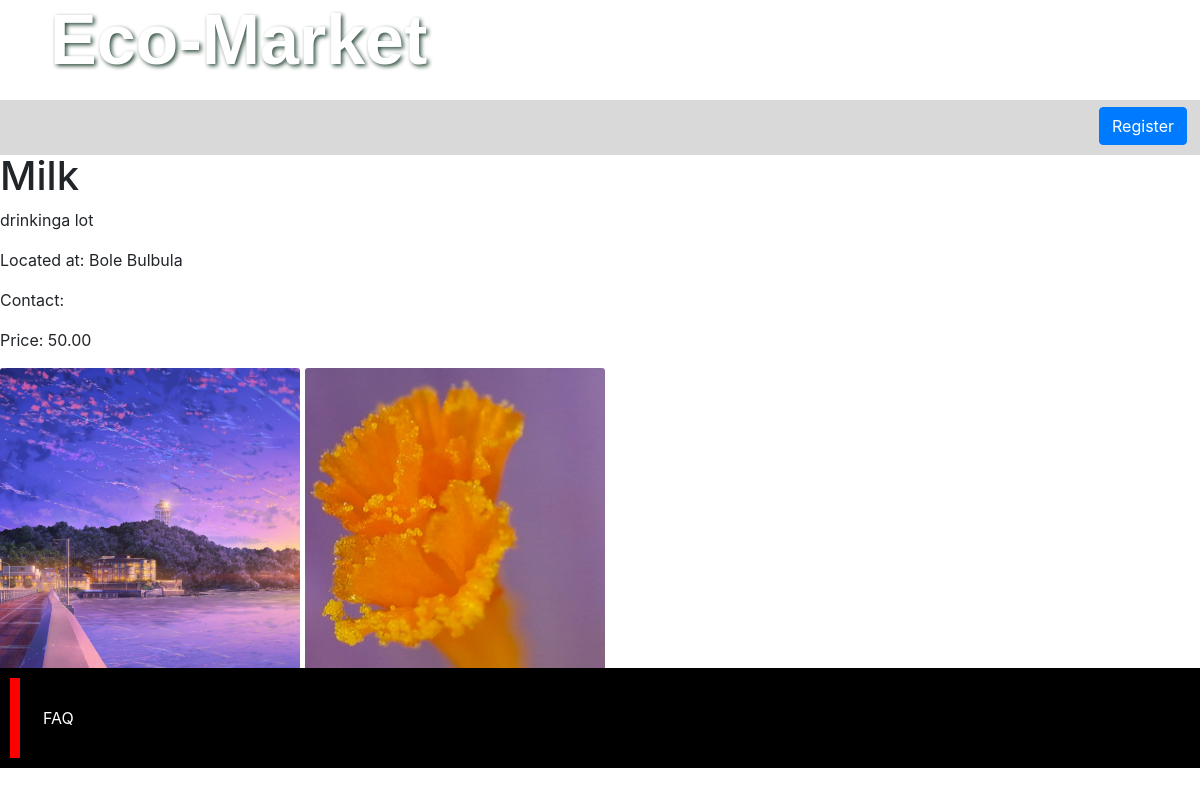
Page /product/Milk on the earlier database version.
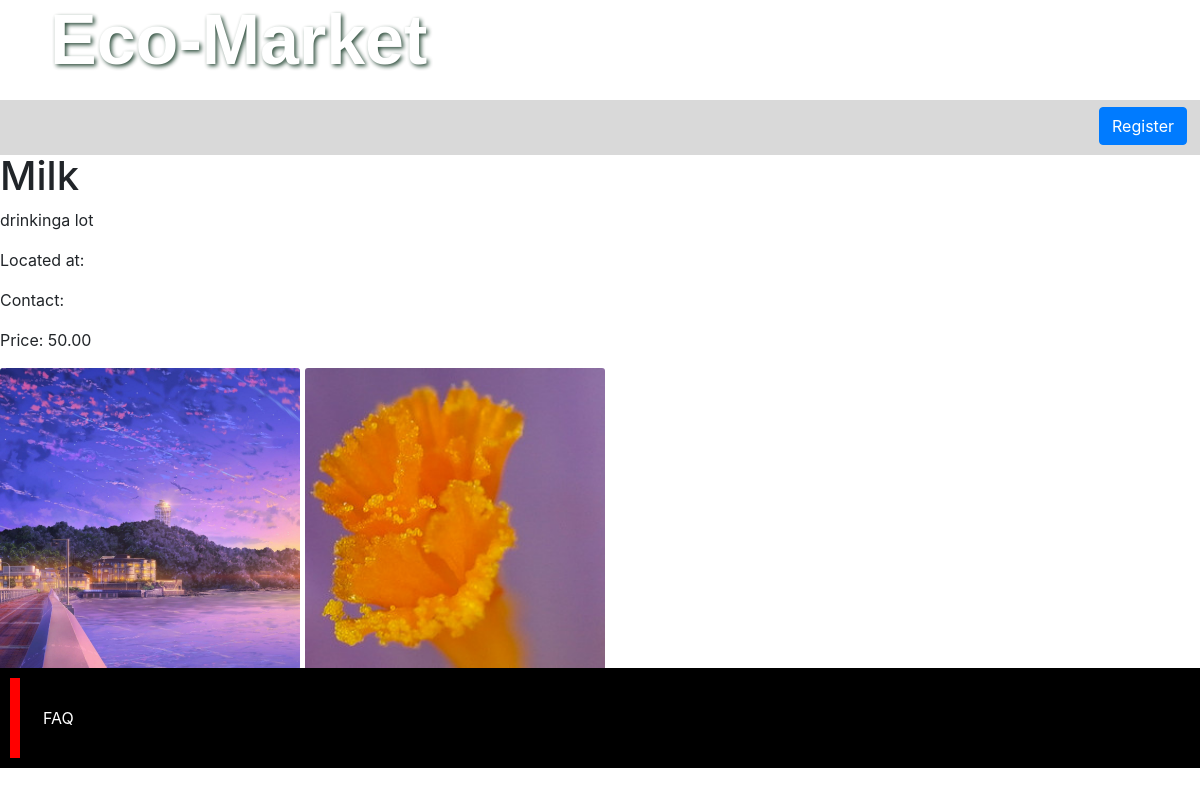
Same page on the later database version.
### products/models.py (models this page shows, shortened)
class Product(models.Model):
    product_type = models.ForeignKey(
        ProductType, related_name="categories", on_delete=models.RESTRICT
    )
    category = models.ForeignKey(
        Category, related_name="product_types", on_delete=models.RESTRICT
    )
    title = models.CharField(
        verbose_name=("Title"), help_text=("required"), max_length=255
    )
    description = models.TextField(
        verbose_name=("description"), help_text=("not required"), blank=True
    )
    location = models.CharField(
        verbose_name=("location"), help_text=("required"), blank=True, max_length=255
    )
    contact = models.CharField(
        verbose_name=("contact"), help_text=("required"), blank=True, max_length=255
    )
    slug = models.SlugField(max_length=255)
    regular_price = models.DecimalField(
        verbose_name=("Regular Price"),
        help_text=("Maximum 99,999"),
        error_messages={
            "name": {
                "max_length": ("THe price should be between 0 and 99,999"),
            },
        },
        max_digits=6,
        decimal_places=2,
    )
    discount_price = models.DecimalField(
        verbose_name=("Discount Price"),
        help_text=("Maximum 99,999"),
        error_messages={
            "name": {
                "max_length": ("The price should be between 0 and 99,999"),
            },
        },
        max_digits=6,
        decimal_places=2,
    )
    is_active = models.BooleanField(
        verbose_name=("Product visibility"),
        help_text=("Change product visibility"),
        default=True,
    )
    created_at = models.DateTimeField(("Created at"), auto_now_add=True, editable=False)
    updated_at = models.DateTimeField(("Updated at"), auto_now=True)
    class Meta:
        ordering = ["-created_at"]
        verbose_name = "Product"
        verbose_name_plural = "Products"

### products/views.py (the view)
# urls.py: path("product/<slug:slug>", views.product_detail, name="product_detail"),
def product_detail(request, slug):
    product = get_object_or_404(Product, slug=slug, is_active=True)
    template_name = "single.html"
    context = {
        "product": product,
        "template_name": template_name,
    }
    return render(request, "single.html", {"product": product})

### templates/single.html (shortened to what this page needs)
{% extends 'base.html' %}
{% block content %}
    <h1>{{ product.title }}</h1>
    <p>{{ product.description }}</p>
    <p>Located at: {{ product.location }}</p>
    <p>Contact: {{ product.contact }}</p>
    <p>Price: {{ product.regular_price }}</p>
    {% for image in product.product_image.all %} {% if image.is_feature %}
    <img
      class="card-img-top custom-img"
      width="200px"
      height="200px"
      src="{{ image.image.url }}"
      alt="{{ image.image.alt_text }}"
    />
    {% else %}
    <img
      class="card-img-top custom-img"
      width="100px"
      height="100px"
      src="{{ image.image.url }}"
      alt="{{ image.image.alt_text }}"
    />
    {%endif%} {% endfor%}
   {% endblock %}

Differences in the rows shown:
changed Product "Milk": location "Bole Bulbula" → (not shown)
